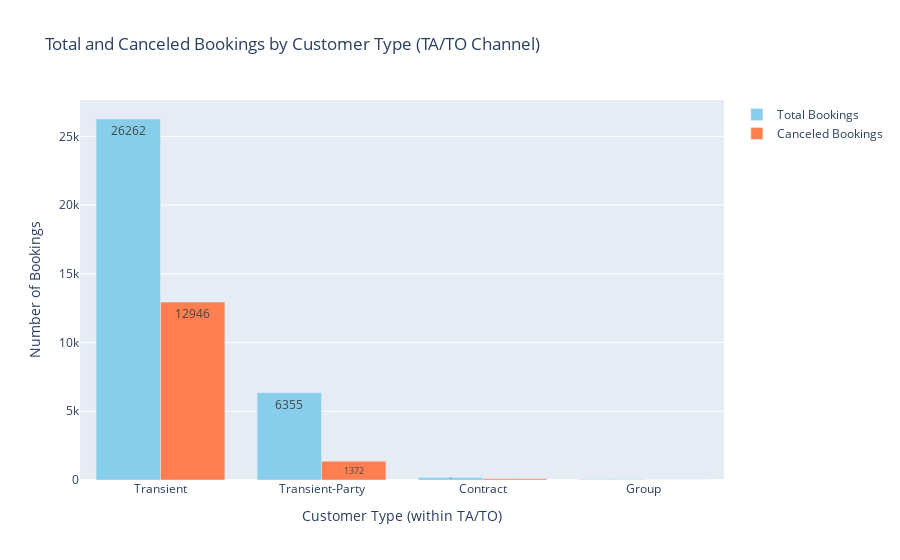

Notebook cell for this chart:
### Markdown cell above
# **8. Create Bar Chart for TA/TO Total Bookings & Canceled Bookings by Customer Type**

### Code cell
import pandas as pd
import matplotlib.pyplot as plt
import seaborn as sns
import numpy as np

try:
    df = pd.read_csv("city_hotel_bookings_cleaned - Copy.csv")
except FileNotFoundError:
    print("Error: File not found. Please check the file name and path.")
    exit()

df['is_canceled'] = pd.to_numeric(df['is_canceled'])

# Filter for TA/TO bookings
ta_to_bookings = df[df['distribution_channel'] == 'TA/TO']

# Group by customer type and get counts
customer_bookings = ta_to_bookings.groupby('customer_type').size().reset_index(name='Total Bookings')
customer_cancellations = ta_to_bookings[ta_to_bookings['is_canceled'] == 1].groupby('customer_type').size().reset_index(name='Canceled Bookings')

# Merge the data
customer_data = pd.merge(customer_bookings, customer_cancellations, on='customer_type', how='left').fillna(0)

# Sort by total bookings in descending order
customer_data = customer_data.sort_values('Total Bookings', ascending=False)

# Set the width of the bars
bar_width = 0.35
index = np.arange(len(customer_data))

# Matplotlib version
plt.figure(figsize=(10, 6))
plt.bar(index, customer_data['Total Bookings'], bar_width, label='Total Bookings', color='skyblue')
plt.bar(index + bar_width, customer_data['Canceled Bookings'], bar_width, label='Canceled Bookings', color='coral')

# Add numbers inside the bars
for i, (total, canceled) in enumerate(zip(customer_data['Total Bookings'], customer_data['Canceled Bookings'])):
    plt.text(i, total / 2, str(int(total)), ha='center', va='center', color='black', fontsize=9)
    plt.text(i + bar_width, canceled / 2, str(int(canceled)), ha='center', va='center', color='black', fontsize=9)

plt.xlabel('Customer Type (within TA/TO)')
plt.ylabel('Number of Bookings')
plt.title('Total and Canceled Bookings by Customer Type (TA/TO Channel)')
plt.xticks(index + bar_width/2, customer_data['customer_type'], rotation=45, ha='right')
plt.legend()
plt.tight_layout()
plt.show()

#Seaborn version
plt.figure(figsize=(10, 6))
sns.set_style("whitegrid")
sns.set_palette(['skyblue', 'coral'])

ax = sns.barplot(x='customer_type', y='Total Bookings', data=customer_data)
ax = sns.barplot(x='customer_type', y='Canceled Bookings', data=customer_data)

for p in ax.patches:
    ax.annotate(format(p.get_height(), '.0f'),
                (p.get_x() + p.get_width() / 2., p.get_height()),
                ha='center', va='center',
                xytext=(0, 9),
                textcoords='offset points')

plt.xlabel('Customer Type (within TA/TO)')
plt.ylabel('Number of Bookings')
plt.title('Total and Canceled Bookings by Customer Type (TA/TO Channel)')
plt.xticks(rotation=45, ha='right')
plt.tight_layout()
plt.show()

#Plotly version
import plotly.graph_objects as go

fig = go.Figure()
fig.add_trace(go.Bar(x=customer_data['customer_type'], y=customer_data['Total Bookings'], name='Total Bookings', text=customer_data['Total Bookings'], textposition='inside', marker_color='skyblue'))
fig.add_trace(go.Bar(x=customer_data['customer_type'], y=customer_data['Canceled Bookings'], name='Canceled Bookings', text=customer_data['Canceled Bookings'], textposition='inside', marker_color='coral'))

fig.update_layout(title='Total and Canceled Bookings by Customer Type (TA/TO Channel)',
                  xaxis_title='Customer Type (within TA/TO)', yaxis_title='Number of Bookings', barmode='group')
fig.show()

### Figure 1 — Plotly figure (JSON) as saved in the notebook; plotly's stock layout.template omitted (floating-point values rounded to 4 significant figures)
{"data": [{"marker": {"color": "skyblue"}, "name": "Total Bookings", "text": [26262, 6355, 177, 45], "textposition": "inside", "x": ["Transient", "Transient-Party", "Contract", "Group"], "y": [26262, 6355, 177, 45], "type": "bar"}, {"marker": {"color": "coral"}, "name": "Canceled Bookings", "text": [12946, 1372, 89, 5], "textposition": "inside", "x": ["Transient", "Transient-Party", "Contract", "Group"], "y": [12946, 1372, 89, 5], "type": "bar"}], "layout": {"title": {"text": "Total and Canceled Bookings by Customer Type (TA/TO Channel)"}, "xaxis": {"title": {"text": "Customer Type (within TA/TO)"}}, "yaxis": {"title": {"text": "Number of Bookings"}}, "barmode": "group"}}
